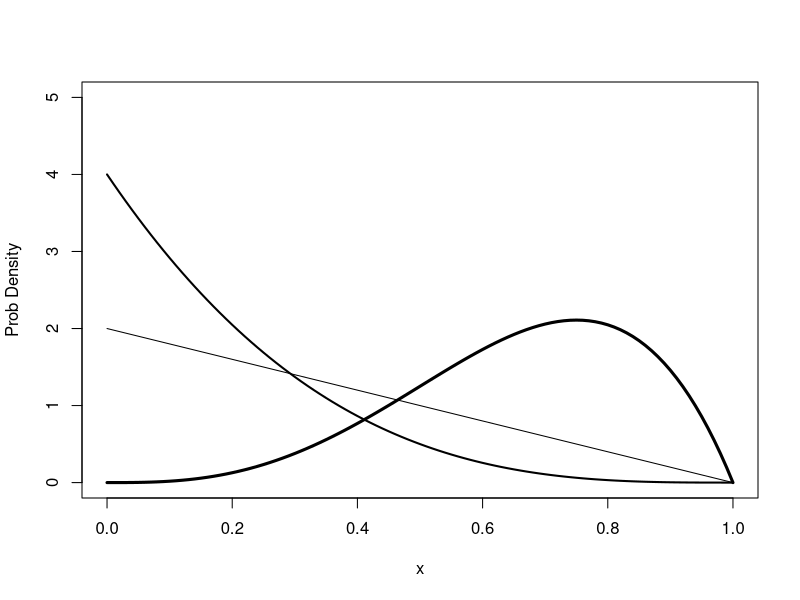
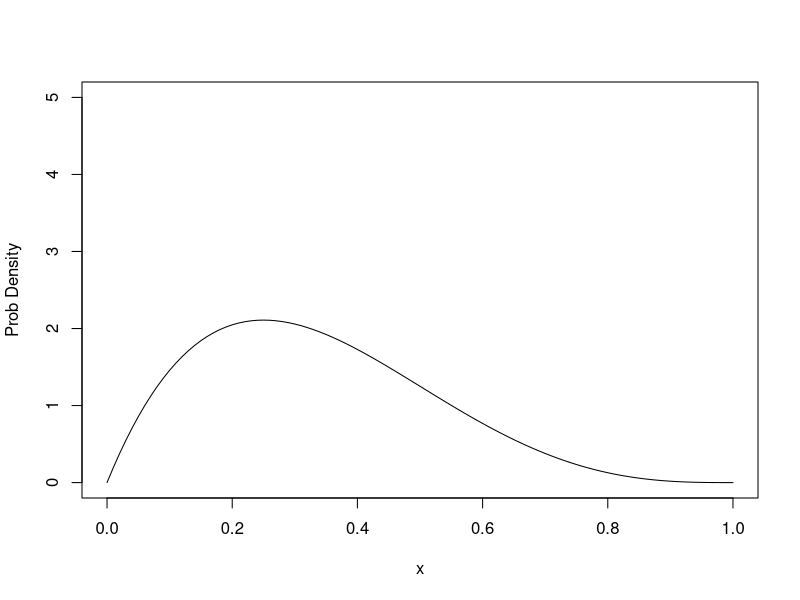

Write the R code that produced these figures, in order.
## ---- chunk 1
x <- seq(0,1,length=101)
plot(1:2, ylim=c(0,5), xlim=c(0,1), xlab ="x", ylab = "Prob Density",type ="n")
lines(x,dbeta(x,shape1=1, shape2=2),lwd=1)
lines(x,dbeta(x,shape1=1, shape2=4),lwd=2)
lines(x,dbeta(x,shape1=4, shape2=2),lwd=3)
## ---- chunk 2
drawBeta <- function(shape1, shape2,...){
  x <- seq(0,1,length=101)
  plot(1:2, ylim=c(0,5), xlim=c(0,1), xlab ="x", ylab = "Prob Density",type ="n")
  lines(x,dbeta(x,shape1=shape1,shape2=shape2),lwd=...)
  }
## ---- chunk 3
drawBeta(2,4)
## ---- chunk 4
betaApp <- function(pts){
manipulate( {drawBeta(a,b,col=color,lwd=thick);
  points(pts,rep(0,length(pts)))},
  a = slider(0,10,initial=1, label="a",step=.2),
  b = slider(0,10,initial=2, label="b", step=.2),
  color = picker( list("red","blue","green" ) ),
  thick = slider(0,10,initial=3, label="lwd",step=.2)          
    )
  }
